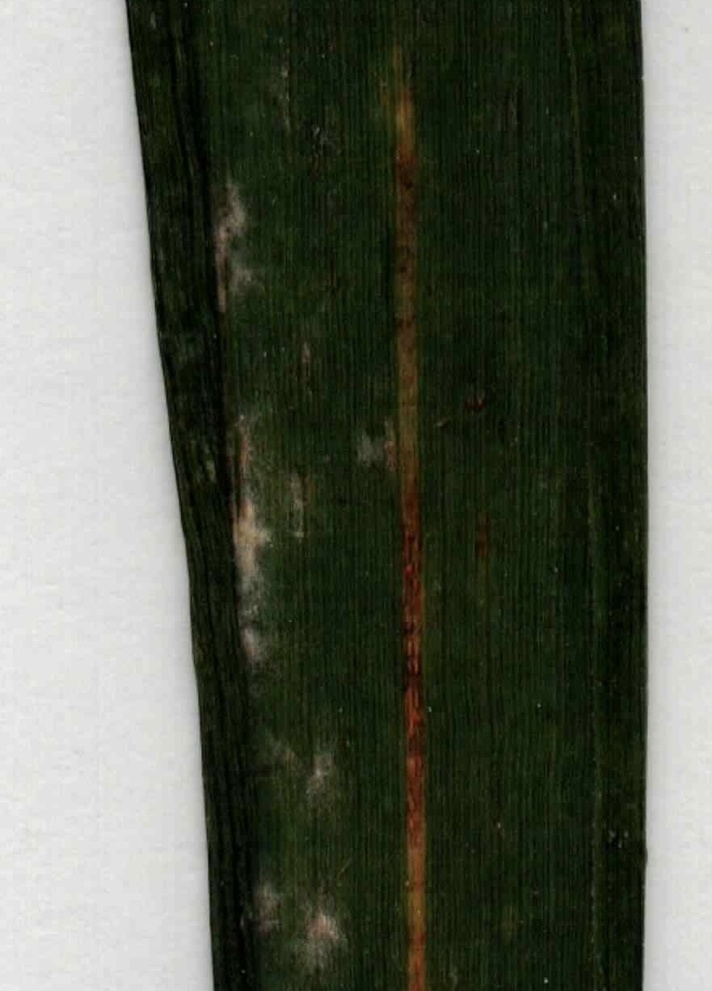
#> input picture Examples/images/test/2.jpg, 712 x 991 px, shrunk from 881 x 1227 before the run
$ jupyter execute --allow-errors example-notebook.ipynb
#> lines starting #> are read from the running program, lines starting #| are printed output that depends on the picture
### EasIlastik/__init__.py
__doc__ = """
    EasIlastik
    ==========

    This module provides functionalities to simplify the usage of Ilastik models in Python.

    Provides
      1. A user-friendly interface to load and use pre-trained Ilastik models in Python applications.
      2. Seamless integration with Python to create custom workflows for image processing.
      3. Support for single image files or image folders.
      4. Robust error handling mechanisms to facilitate debugging and issue resolution when using Ilastik models.

    How to use the documentation
    ----------------------------
    Documentation is available in two forms: docstrings provided with the code, and a standalone reference guide available from the `EasIlastik homepage : https://github.com/titouanlegourrierec/EasIlastik/wiki`.
"""

__version__ = "1.0.2"
__author__ = "Titouan Le Gourrierec"
__email__ = "titouanlegourrierec@icloud.com"
__all__ = ["run_ilastik", "run_ilastik_probabilities", "color_treshold_probabilities"]

import subprocess
import sys

import requests

from .run_ilastik import color_treshold_probabilities  # noqa
from .run_ilastik import run_ilastik  # noqa
from .run_ilastik import run_ilastik_probabilities  # noqa


def get_installed_version():
    """Gets the currently installed version of the package."""
    try:
        import EasIlastik  # Import your package to get its version

        return EasIlastik.__version__
    except Exception as e:
        print("An error occurred while getting the installed version:", e)
        return "unknown"  # Return a default version string


def check_for_update():
    """Checks if an update is available."""
    try:
        current_version = get_installed_version()
        if current_version == "unknown":
            return  # Exit if the installed version cannot be obtained

        response = requests.get("https://pypi.org/pypi/EasIlastik/json")
        response.raise_for_status()  # Raise an exception for HTTP errors
        package_data = response.json()
        latest_version = package_data["info"]["version"]

        if latest_version != current_version:
            print("A new version of your package is available!")
            user_input = input("Do you want to install the update? (yes/y to confirm): ").strip().lower()
            if user_input in ["yes", "y"]:
                subprocess.check_call([sys.executable, "-m", "pip", "install", "--upgrade", "EasIlastik"])
                print("The package has been updated successfully.")
            else:
                print("Update skipped.")
    except Exception as e:
        print("An error occurred while checking for updates:", e)


# Call the update check function at the start of the package
check_for_update()
#> (the call stopped at in check_for_update, `response = requests.get("https://pypi.org/pypi/EasIlastik/json")`: the network is not available in this run)

### Examples/example-notebook.ipynb
<table width="100%" style="border: none;">
  <tr>
    <td align="left" style="border: none;"><b>LE GOURRIEREC Titouan</b></td>
    <td align="right" style="border: none;">
      <a href="https://www.linkedin.com/in/titouanlegourrierec"></a>
      <a href="mailto:titouanlegourrierec@icloud.com"></a>
      <!-- <a href="https://titouanlegourrierec.github.io"></a> -->
    </td>
  </tr>
</table>

<h1 style="clear:both; text-align:center;">EasIlastik</h1>
<h3 style="clear:both; text-align:center;">A package to facilitate the use of a pretrained model on Ilastik.</h3>

## Table of Contents
1. [Introduction](#1.-introduction)
2. [Segment images](#2.-segment-images)
   - [Segment a single image](#Segment-a-single-image)
   - [Segment a folder of images](#Segment-a-folder-of-images)
3. [Visualize prediction uncertainties](#3.-Visualize-prediction-uncertainties)
4. [Run Ilastik by thresholding uncertainty.](#4.-Run-Ilastik-by-thresholding-uncertainty.)

---

[cell 1]
# import the necessary packages
import EasIlastik

import matplotlib.pyplot as plt
import cv2
import os

---
## 1. Introduction
This example notebook aims to explain the various possible uses of a pretrained model on Ilastik in Python with this package.

Before starting, make sure you have completed all [the necessary steps](https://github.com/titouanlegourrierec/EasIlastik/wiki/Train-a-model-on-Ilastik) for using the pretrained model. If you encounter any issues, please refer to the package [documentation](https://github.com/titouanlegourrierec/EasIlastik/wiki) for assistance.

Feel free to [contact me](mailto:titouanlegourrierec@icloud.com) in case of any bugs 🐞, for clarification 📖, or to suggest improvements 🛠️.

---

## 2. Segment images
Once your model is pre-trained on Ilastik according to the segmentation problem you want to address, you can simply use it to segment new images as explained below.

### Segment a single image

[cell 2]
# define the path to the input image to be segmented
input_path = "./images/test/2.jpg"

# define the path to the ilastik project file you want to use
model_path = "model.ilp"

# define the path to the folder where the results should be saved
result_base_path = "./model_results/"

# define the name of the export source, here "Simple Segmentation" will segment the image basically
export_source = "Simple Segmentation"

# define the output format of the result image,
output_format = "png"

# run the ilastik project on the input image and save the result in the result_base_path folder
EasIlastik.run_ilastik(input_path = input_path,
                       model_path = model_path,
                       result_base_path = result_base_path,
                       export_source = export_source,
                       output_format = output_format)
#> (this line was passed over: EasIlastik is not available in this run)

[cell 3]
# display the original image and the model result
img = cv2.imread("./images/test/2.jpg")
#> img is the input picture: shape (991, 712, 3); mean B, G, R 81.7, 94.3, 89.4
model_result = cv2.imread("./model_results/2_Simple_Segmentation.png")
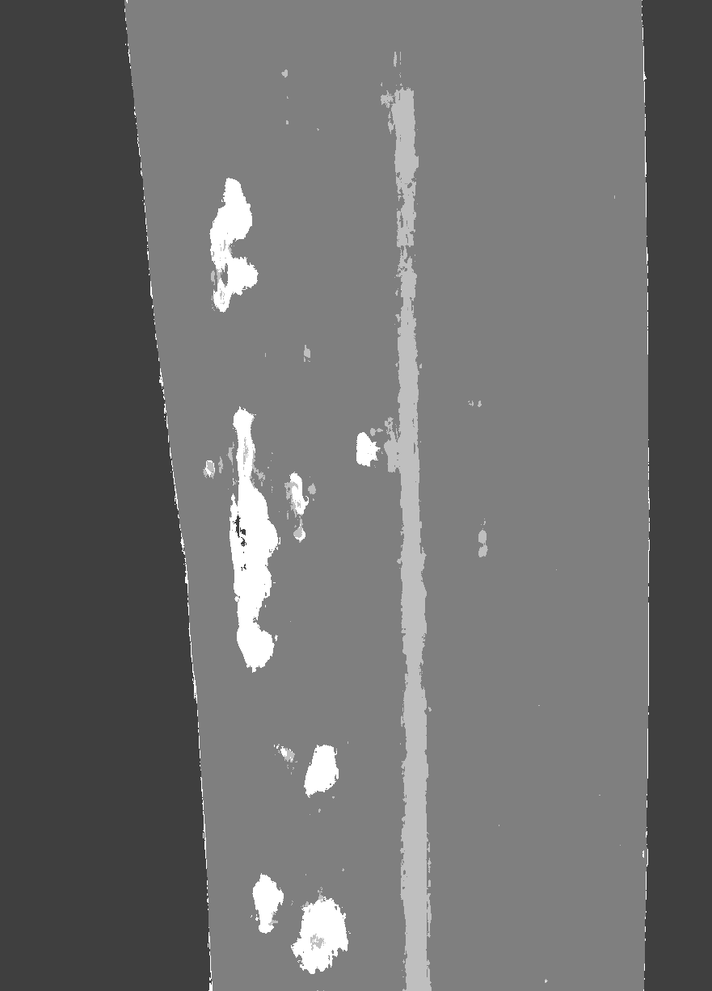
#> input picture Examples/model_results/2_Simple_Segmentation.png, 712 x 991 px, shrunk from 881 x 1227 before the run
#> model_result is the input picture: shape (991, 712, 3); min 9, max 255, mean 110.6

plt.figure(figsize=(5, 5))
plt.subplot(1, 2, 1)
plt.imshow(cv2.cvtColor(img, cv2.COLOR_BGR2RGB))
plt.title("Original Image")
plt.axis("off")

plt.subplot(1, 2, 2)
plt.imshow(cv2.cvtColor(model_result, cv2.COLOR_BGR2RGB))
plt.title("Model Result")
plt.axis("off")

plt.show()
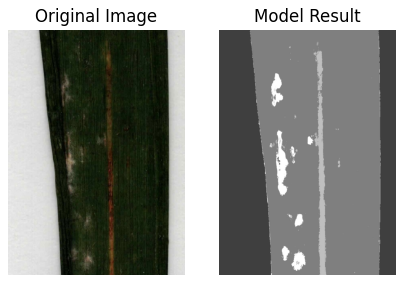
#> figure drawn by matplotlib, 2 panels

### Segment a folder of images

[cell 4]
# define the path to the input folder containing the images to be segmented
input_path = "./images/test"

# define the path to the ilastik project file you want to use
model_path = "model.ilp"

# define the path to the folder where the results should be saved
result_base_path = "./model_results/"

# define the name of the export source, here "Simple Segmentation" will segment the image basically
export_source = "Simple Segmentation"

# define the output format of the result image,
output_format = "png"

# run the ilastik project on the input images and save the results in the result_base_path folder
EasIlastik.run_ilastik(input_path = input_path,
                       model_path = model_path,
                       result_base_path = result_base_path,
                       export_source = export_source,
                       output_format = output_format)
#> (this line was passed over: EasIlastik is not available in this run)

[cell 5]
# display the original images and the model results
test_images = os.listdir("./images/test/")
model_results = os.listdir("./model_results/")

test_images.sort()
model_results.sort()

total_images = len(test_images)

fig, axs = plt.subplots(1, total_images*2, figsize=(total_images*10, 5))

for i, (test_image, model_result) in enumerate(zip(test_images, model_results)):
    img = cv2.imread(f"./images/test/{test_image}")
    model_img = cv2.imread(f"./model_results/{model_result}")

    axs[2*i].imshow(cv2.cvtColor(img, cv2.COLOR_BGR2RGB))
    axs[2*i].set_title("Original Image")
    axs[2*i].axis("off")

    axs[2*i+1].imshow(cv2.cvtColor(model_img, cv2.COLOR_BGR2RGB))
    axs[2*i+1].set_title("Model Result")
    axs[2*i+1].axis("off")

plt.show()
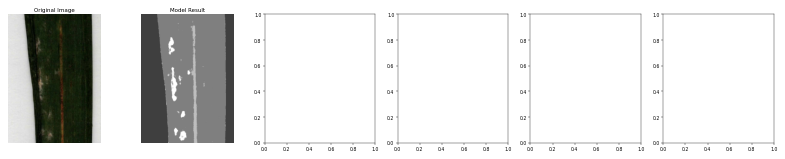
#> figure drawn by matplotlib, 2 panels

---

## 3. Visualize prediction uncertainties
This section allows you to visualize the prediction uncertainties of the pretrained model. You can choose the RGB color for each class (note that the order of colors in `channel_colors` must match the order of annotation in Ilastik), as well as the color for uncertain pixels using `below_threshold_color`.

[cell 6]
# run ilastik with probabilities on the image you want to see the uncertainty
EasIlastik.run_ilastik(input_path = "./images/test/2.jpg",
                       model_path = "model.ilp",
                       result_base_path = "./model_result_h5/",
                       export_source="Probabilities",
                       output_format="hdf5")
#> (this line was passed over: EasIlastik is not available in this run)

# define the path to the probabilities file
file_path = "./model_result_h5/2_Probabilities.h5"

# define the tresholds you want to visualize
thresholds = [20, 30, 40, 50, 60, 70]

# define the color for the pixels below the threshold
below_threshold_color = [255, 0, 0]

# define the colors for the different channels
channel_colors = [[63, 63, 63], [127, 127, 127], [191, 191, 191], [255, 255, 255]]


fig, axes = plt.subplots(nrows=1, ncols=6, figsize=(20, 20))
axes = axes.flatten()

#> (the rest of this cell did not finish here and is left out)

---
## 4. Run Ilastik by thresholding uncertainty.
Here, you can use Ilastik as in the [Segment images](#2.-segment-images) section, but choose to threshold the result that you consider acceptable and replace uncertain pixels with the color of your choice.

[cell 7]
# define the path to the input folder containing the images to be segmented
input_path = "./images/test"

# define the path to the ilastik project file you want to use
model_path = "model.ilp"

# define the path to the folder where the results should be saved
result_base_path = "./model_results_probabilities/"

# define the threshold for the probabilities
threshold = 50

# define the color for the pixels below the threshold
below_threshold_color = [255, 0, 0]

# define the colors for the different channels
channel_colors = [[63, 63, 63], [127, 127, 127], [191, 191, 191], [255, 255, 255]]

EasIlastik.run_ilastik_probabilities(input_path = input_path,
                                     model_path = model_path,
                                     result_base_path = result_base_path,
                                     threshold = threshold,
                                     below_threshold_color = below_threshold_color,
                                     channel_colors = channel_colors)
#> (this line was passed over: EasIlastik is not available in this run)
